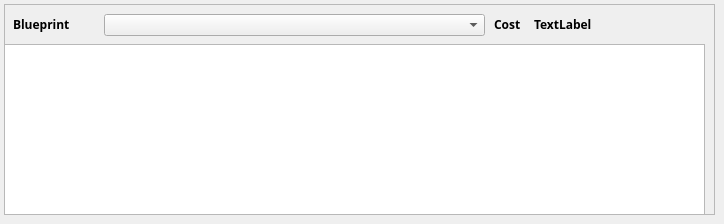
     <widget class="QWidget" name="tab_indy">
      <property name="sizePolicy">
       <sizepolicy hsizetype="Expanding" vsizetype="Expanding">
        <horstretch>0</horstretch>
        <verstretch>0</verstretch>
       </sizepolicy>
      </property>
      <property name="font">
       <font>
        <family>Liberation Narrow</family>
        <weight>75</weight>
        <bold>true</bold>
       </font>
      </property>
      <attribute name="title">
       <string>Industry</string>
      </attribute>
      <widget class="QFrame" name="frame_indy">
       <property name="geometry">
        <rect>
         <x>4</x>
         <y>4</y>
         <width>711</width>
         <height>211</height>
        </rect>
       </property>
       <property name="frameShape">
        <enum>QFrame::StyledPanel</enum>
       </property>
       <property name="frameShadow">
        <enum>QFrame::Raised</enum>
       </property>
       <widget class="QComboBox" name="combo_blueprint">
        <property name="geometry">
         <rect>
          <x>100</x>
          <y>10</y>
          <width>381</width>
          <height>22</height>
         </rect>
        </property>
       </widget>
       <widget class="QLabel" name="label_blueprint">
        <property name="geometry">
         <rect>
          <x>9</x>
          <y>10</y>
          <width>91</width>
          <height>21</height>
         </rect>
        </property>
        <property name="text">
         <string>Blueprint</string>
        </property>
       </widget>
       <widget class="QTableWidget" name="table_blueprint">
        <property name="geometry">
         <rect>
          <x>0</x>
          <y>40</y>
          <width>701</width>
          <height>171</height>
         </rect>
        </property>
       </widget>
       <widget class="QLabel" name="label_cost">
        <property name="geometry">
         <rect>
          <x>490</x>
          <y>10</y>
          <width>31</width>
          <height>21</height>
         </rect>
        </property>
        <property name="text">
         <string>Cost</string>
        </property>
       </widget>
       <widget class="QLabel" name="label_cost_actual">
        <property name="geometry">
         <rect>
          <x>530</x>
          <y>10</y>
          <width>161</width>
          <height>21</height>
         </rect>
        </property>
        <property name="text">
         <string>TextLabel</string>
        </property>
       </widget>
      </widget>
     </widget>
